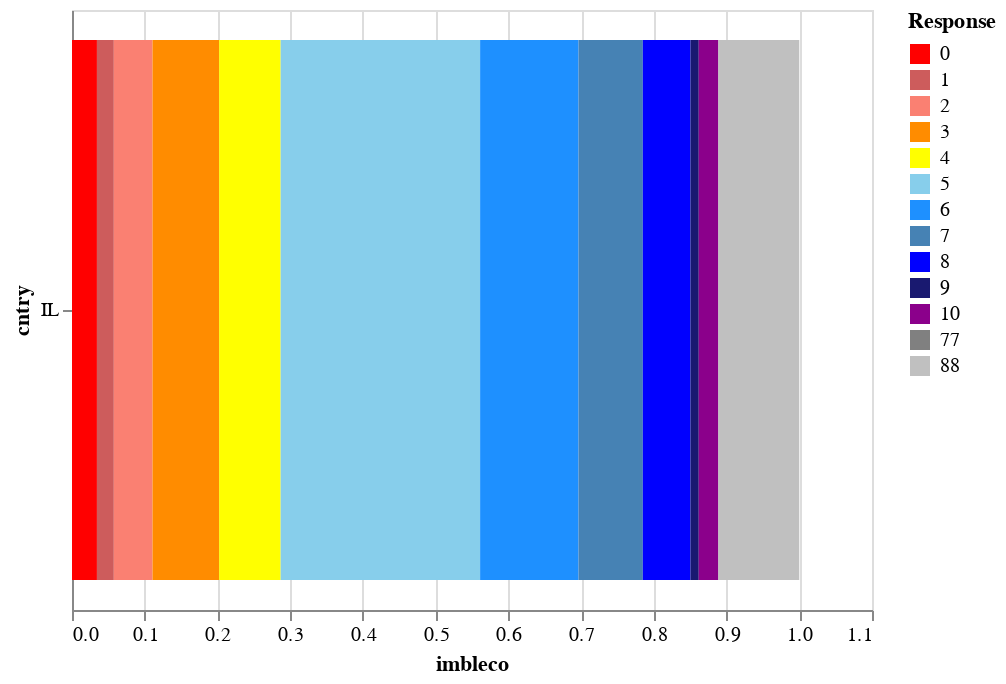

Write notebook code for a chart like this one.
### Code cell
import altair as alt

color_scale = alt.Scale(
            domain=[0, 1, 2, 3, 4, 5, 6, 7, 8, 9, 10, 77, 88],
            range=["red", "indianred", "salmon", "darkorange", "yellow", 'skyblue', "dodgerblue",
                   "steelblue", 'blue', 'midnightblue', "darkmagenta", "gray", "silver"]
        )
alt.Chart(df).mark_bar().encode(
    x='imbleco',
    y='cntry',
    color=alt.Color(
        'response:O',
        legend=alt.Legend(title='Response'),
        scale=color_scale,
    )
)

### Figure 1 — Vega-Lite specification as saved in the notebook (floating-point values rounded to 4 significant figures)
{"$schema": "https://vega.github.io/schema/vega-lite/v2.6.0.json", "config": {"view": {"height": 300, "width": 400}}, "data": {"name": "data-c934bd2c18c60841336c5509c777e555"}, "datasets": {"data-c934bd2c18c60841336c5509c777e555": [{"cntry": "IL", "imbleco": 0.03428, "response": 0}, {"cntry": "IL", "imbleco": 0.02323, "response": 1}, {"cntry": "IL", "imbleco": 0.05321, "response": 2}, {"cntry": "IL", "imbleco": 0.09161, "response": 3}, {"cntry": "IL", "imbleco": 0.08454, "response": 4}, {"cntry": "IL", "imbleco": 0.2743, "response": 5}, {"cntry": "IL", "imbleco": 0.1354, "response": 6}, {"cntry": "IL", "imbleco": 0.08834, "response": 7}, {"cntry": "IL", "imbleco": 0.06553, "response": 8}, {"cntry": "IL", "imbleco": 0.01136, "response": 9}, {"cntry": "IL", "imbleco": 0.02698, "response": 10}, {"cntry": "IL", "imbleco": 0.1112, "response": 88}]}, "encoding": {"color": {"field": "response", "legend": {"title": "Response"}, "scale": {"domain": [0, 1, 2, 3, 4, 5, 6, 7, 8, 9, 10, 77, 88], "range": ["red", "indianred", "salmon", "darkorange", "yellow", "skyblue", "dodgerblue", "steelblue", "blue", "midnightblue", "darkmagenta", "gray", "silver"]}, "type": "ordinal"}, "x": {"field": "imbleco", "type": "quantitative"}, "y": {"field": "cntry", "type": "nominal"}}, "mark": "bar"}
